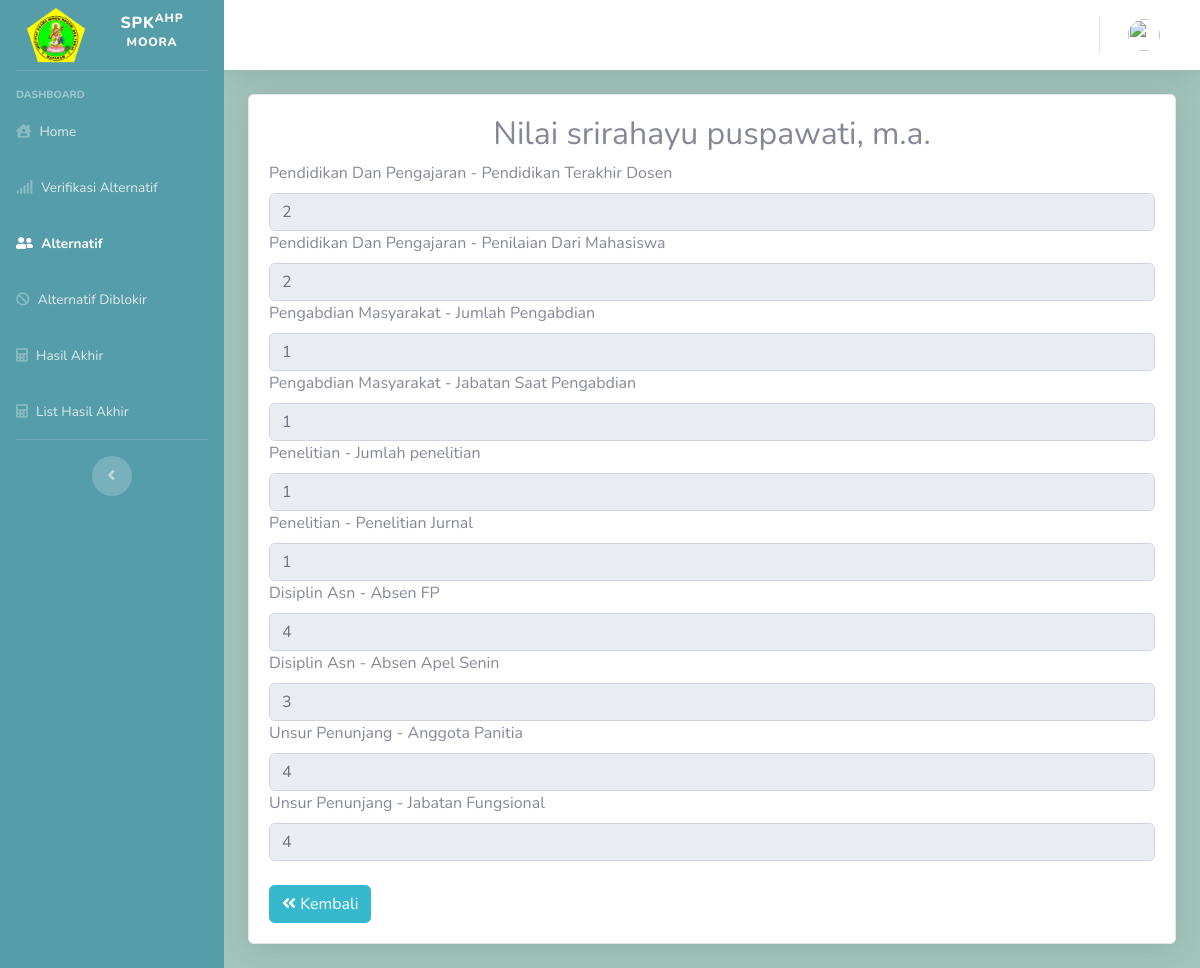
Screenshot of /nilai_alternatif.php?id_alternatif=1 with the database file from the repository.
### tables this page shows
CREATE TABLE `alternatif` (
  `id_alternatif` int(5) NOT NULL,
  `id_periode` int(11) NOT NULL,
  `kode` varchar(10) NOT NULL,
  `nip` varchar(21) NOT NULL,
  `nama` text NOT NULL,
  `pendidikan_terakhir` varchar(4) NOT NULL,
  `jk` varchar(9) NOT NULL,
  `pengajaran` int(11) DEFAULT NULL,
  `pm_jumlah` int(11) DEFAULT NULL,
  `pm_sbg` int(11) DEFAULT NULL,
  `penelitian_jml` int(11) DEFAULT NULL,
  `penelitian_jurnal` int(11) DEFAULT NULL,
  `absen_fp` int(11) DEFAULT NULL,
  `absen_apel` int(11) DEFAULT NULL,
  `ang_kep` int(11) NOT NULL,
  `jab_dos` int(11) NOT NULL,
  `email` varchar(50) NOT NULL,
  `Berkas` varchar(150) NOT NULL,
  `username` varchar(30) NOT NULL,
  `password` varchar(255) NOT NULL,
  `size` varchar(15) NOT NULL,
  `status` tinyint(1) NOT NULL DEFAULT '0',
  `status_on` int(1) NOT NULL
);

CREATE TABLE `subkriteria` (
  `id_subkriteria` int(5) NOT NULL,
  `id_kriteria` int(5) NOT NULL,
  `kode` varchar(10) NOT NULL,
  `nama_subkriteria` varchar(30) NOT NULL
);

CREATE TABLE `kriteria` (
  `id_kriteria` int(5) NOT NULL,
  `id` int(3) NOT NULL,
  `kode` varchar(10) NOT NULL,
  `nama_kriteria` varchar(40) NOT NULL,
  `jenis_kriteria` varchar(10) NOT NULL
);

CREATE TABLE `nilai_alt` (
  `id_nilai` int(5) NOT NULL,
  `id_kriteria` int(5) NOT NULL,
  `id_subkriteria` int(5) NOT NULL,
  `id_alternatif` int(5) NOT NULL,
  `nilai` float NOT NULL
);

### koneksi.php (called while the page is built, shortened)
<?php
 $koneksi = mysqli_connect("localhost","root","","spk_ahp_moora");
function query ($query) {
 		global $koneksi;
 		$result = mysqli_query($koneksi, $query);
 		$rows = [];
 		while ($row = $result->fetch_assoc()) {
 			$rows[] = $row;
 		}
return $rows;
}
	?>

### nilai_alternatif.php (the view, shortened to what this page needs)
<?php
$page="alternatif";
require 'koneksi.php';
include ('template/topbar.php');
include ('template/sidebar.php');
$id=$_GET['id_alternatif'];
$kriteria = query("SELECT * FROM kriteria");
$subkriteria = query("SELECT * FROM subkriteria");
$alternatif = query("SELECT * FROM alternatif where id_alternatif=$id");
?>
<div class="container-fluid">
  <div class="card shadow mb-4">
    <div class="card-body">
      <div class="table-responsive">
        <?php foreach ($alternatif as $row) : ?>
          <tr>
            <h2 class="text-center">Nilai <?=$row['nama'];?></h2>
              <?php foreach ($kriteria as $key) :?>
                <?php if ($key['id']==1):?>
                  <?php $idk=$key['id_kriteria']; $nilaii=query("SELECT * FROM nilai_alt where id_kriteria=$idk and id_alternatif=$id")[0]; ?>
                    <label name="<?=$key['nama_kriteria']  ?>" ><?=$key['nama_kriteria']  ?></label>
                      <input type="text" class="form-control" name="<?=$key['nama_kriteria']  ?>" id="nilai" autocomplete="off" value="<?=$nilaii['nilai']; ?>" required disabled>
                      <?php else: ?>
                      <?php $idk=$key['id_kriteria'];  $sub=query("SELECT * FROM subkriteria where id_kriteria=$idk"); foreach ($sub as $key2 ) :?>
                      <?php $idsub=$key2['id_subkriteria']; $nilaii=query("SELECT * FROM nilai_alt where id_kriteria=$idk and id_alternatif=$id and id_subkriteria=$idsub")[0]; ?>
                          <label name="<?=$key2['id_subkriteria'] ?>"><?=$key['nama_kriteria'] ?> - <?=$key2['nama_subkriteria']  ?></label>
                          <input type="text" class="form-control" name="<?=$key['nama_kriteria'].$key2['id_subkriteria']  ?>" id="nilai" value="<?=$nilaii['nilai'] ?>" autocomplete="off" required disabled>
                      <?php endforeach; ?>
                    <?php endif; ?>
                  <?php endforeach; ?>
                </tr>
              <?php endforeach; ?>
            <br>
              <a href='javascript:history.back()'>
                <button class="btn btn-info float-left">
                  <i class="fas fa-angle-double-left"></i> Kembali
                </button>
              </a>
          </div>
        </div>
     </div>
  </div>
<?php include ('template/footer.php');?>

### template/topbar.php (shortened to what this page needs)
<!DOCTYPE html>
<html lang="en">
<head>
  <link href="assets/vendor/fontawesome-free/css/all.min.css" rel="stylesheet" type="text/css">
  <link href="assets/css/sb-admin-2.min.css" rel="stylesheet">
</head>

### template/sidebar.php (shortened to what this page needs)
<body id="page-top">
  <div id="wrapper">
    <ul class="navbar-nav sidebar sidebar-dark accordion" id="accordionSidebar" style="background-color: #569DAA ">
      <a class="sidebar-brand d-flex align-items-center justify-content-center" href="index.php">
        <div>
          <img class="size" src="assets1/foto/iahn-bg-tp.png" style="padding: 10px;">
        </div>
        <div class="sidebar-brand-text">SPK<sup>AHP MOORA</sup></div>
      </a>
      <hr class="sidebar-divider">
      <?php if ($_SESSION['level'] == 'admin') : ?>
        <div class="sidebar-heading">
          DASHBOARD
        </div>
        <li <?php if ($page == "home") {
              echo "class='nav-item active'";
            } else {
              echo "class='nav-item'";
            } ?>>
          <a class="nav-link" href="index.php">
            <i class="fas fa-house-user"></i>
            <span>Home</span></a>
        </li>
      <?php else : ?>
        <div class="sidebar-heading">
          DASHBOARD
        </div>
        <li <?php if ($page == "home") {
              echo "class='nav-item active'";
            } else {
              echo "class='nav-item'";
            } ?>>
          <a class="nav-link" href="index_op.php">
            <i class="fas fa-house-user"></i>
            <span>Home</span></a>
        </li>
      <?php endif; ?>
      <?php if ($_SESSION['level'] == 'admin') : ?>
        <hr class="sidebar-divider">
        <div class="sidebar-heading">
          AHP-MOORA
        </div>
        <li <?php if ($page == "Web Setting") {
              echo "class='nav-item active'";
            } else {
              echo "class='nav-item'";
            } ?>>
          <a class="nav-link" href="web_setting.php">
            <i class="fas fa-cog"></i>
            <span>Web Setting</span></a>
        </li>
        <li <?php if ($page == "alternatif") {
              echo "class='nav-item active'";
            } else {
              echo "class='nav-item'";
            } ?>>
          <a class="nav-link" href="data_alternatif.php">
            <i class="fas fa-user-friends"></i>
            <span>Alternatif</span></a>
        </li>
        <li <?php if ($page == "kriteria") {
              echo "class='nav-item active'";
            } else {
              echo "class='nav-item'";
            } ?>>
          <a class="nav-link" href="data_kriteria.php">
            <i class="fas fa-clipboard-list"></i>
            <span>Kriteria</span></a>
        </li>
        <li <?php if ($page == "subkriteria") {
              echo "class='nav-item active'";
            } else {
              echo "class='nav-item'";
            } ?>>
          <a class="nav-link" href="data_subkriteria.php">
            <i class="fas fa-clipboard-list"></i>
            <span>SubKriteria</span></a>
        </li>
        <li <?php if ($page == "perhitungan") {
              echo "class='nav-item active'";
            } else {
              echo "class='nav-item'";
            } ?>>
          <a class="nav-link" href="bobot_kriteria.php">
            <i class="fas fa-calculator"></i>
            <span>Perhitungan</span></a>
        </li>
        <li <?php if ($page == "listhasil") {
              echo "class='nav-item active'";
            } else {
              echo "class='nav-item'";
            } ?>>
          <a class="nav-link" href="lihat_nilai.php">
            <i class="fas fa-calculator"></i>
            <span>List Hasil Akhir</span></a>
        </li>
        <hr class="sidebar-divider">
        <div class="sidebar-heading">
          DATA USER
        </div>
        <li <?php if ($page == "user") {
              echo "class='nav-item active'";
            } else {
              echo "class='nav-item'";
            } ?>>
          <a class="nav-link" href="Data_user.php">
            <i class="fas fa-users"></i>
            <span>User</span></a>
        </li>
      <?php else : ?>
        <li <?php if ($page == "verifikasi") {
              echo "class='nav-item active'";
            } else {
              echo "class='nav-item'";
            } ?>>
          <a class="nav-link" href="verifikasi_alternatif.php">
            <i class="fas fa-signal"></i>
            <span>Verifikasi Alternatif</span></a>
        </li>
        <li <?php if ($page == "alternatif") {
              echo "class='nav-item active'";
            } else {
              echo "class='nav-item'";
            } ?>>
          <a class="nav-link" href="data_alternatif.php">
            <i class="fas fa-user-friends"></i>
            <span>Alternatif</span></a>
        </li>
        <li <?php if ($page == "blokir") {
              echo "class='nav-item active'";
            } else {
              echo "class='nav-item'";
            } ?>>
          <a class="nav-link" href="blokir_alternatif.php">
            <i class="fas fa-ban"></i>
            <span>Alternatif Diblokir</span></a>
        </li>
        <li <?php if ($page == "hasil") {
              echo "class='nav-item active disabled' ";
            } else {
              echo "class='nav-item disabled'";
            } ?>>
          <a class="nav-link disabled" href="perhitungan2.php">
            <i class="fas fa-calculator"></i>
            <span>Hasil Akhir</span></a>
        </li>
        <li <?php if ($page == "listhasil") {
              echo "class='nav-item active'";
            } else {
              echo "class='nav-item'";
            } ?>>
          <a class="nav-link" href="lihat_nilai.php">
            <i class="fas fa-calculator"></i>
            <span>List Hasil Akhir</span></a>
        </li>
      <?php endif; ?>
      <hr class="sidebar-divider d-none d-md-block">
      <div class="text-center d-none d-md-inline">
        <button class="rounded-circle border-0" id="sidebarToggle"></button>
      </div>
    </ul>
    <div id="content-wrapper" class="d-flex flex-column">
      <div id="content" style="background-color:#a2c5bb">
        <nav class="navbar navbar-expand navbar-light bg-white topbar mb-4 static-top shadow">
          <ul class="navbar-nav ml-auto">
            <li class="nav-item dropdown no-arrow">
              <a class="nav-link dropdown-toggle" href="#" id="userDropdown" role="button" data-toggle="dropdown" aria-haspopup="true" aria-expanded="false">
                <img class="img-profile rounded-circle" src="assets1/foto/man.png">&nbsp;
              </a>
            </li>
          </ul>
        </nav>

### template/footer.php (shortened to what this page needs)
    </div>
  </div>
</body>
</html>

### template/sidebar.php (style rules this page uses)
.size { width: 80px; }

### rows the page displays
alternatif: nama "srirahayu puspawati, m.a."
subkriteria: id_kriteria.nama_kriteria "Pendidikan Dan Pengajaran", nama_subkriteria "Pendidikan Terakhir Dosen", nilai "2"
subkriteria: id_kriteria.nama_kriteria "Pendidikan Dan Pengajaran", nama_subkriteria "Penilaian Dari Mahasiswa", nilai "2"
subkriteria: id_kriteria.nama_kriteria "Pengabdian Masyarakat", nama_subkriteria "Jumlah Pengabdian", nilai "1"
subkriteria: id_kriteria.nama_kriteria "Pengabdian Masyarakat", nama_subkriteria "Jabatan Saat Pengabdian", nilai "1"
subkriteria: id_kriteria.nama_kriteria "Penelitian", nama_subkriteria "Jumlah penelitian", nilai "1"
subkriteria: id_kriteria.nama_kriteria "Penelitian", nama_subkriteria "Penelitian Jurnal", nilai "1"
subkriteria: id_kriteria.nama_kriteria "Disiplin Asn", nama_subkriteria "Absen FP", nilai "4"
subkriteria: id_kriteria.nama_kriteria "Disiplin Asn", nama_subkriteria "Absen Apel Senin", nilai "3"
subkriteria: id_kriteria.nama_kriteria "Unsur Penunjang", nama_subkriteria "Anggota Panitia", nilai "4"
subkriteria: id_kriteria.nama_kriteria "Unsur Penunjang", nama_subkriteria "Jabatan Fungsional", nilai "4"
